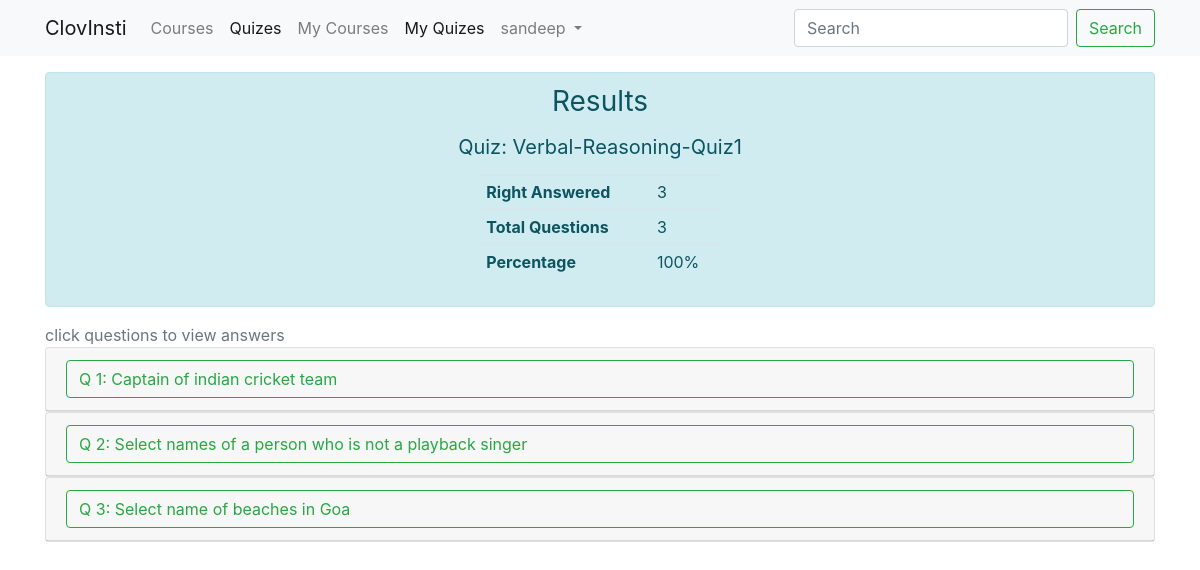
/quiz/2/result (signed in), run on the app's committed database.
### courses/models.py (models this page shows, shortened)
class Quiz(models.Model):
    title = models.CharField(max_length=1024)
    description = models.TextField()
    image = models.ImageField(upload_to=upload_image_path, null=True, blank=True)
    course_detail = models.ForeignKey(CourseDetail,on_delete=models.CASCADE)
    totalQuestion =   models.IntegerField(blank=True, default=0)

class QuizDetail(models.Model):
    question =   models.CharField(max_length=1024)
    choices  =   models.TextField()
    mcq      =   models.BooleanField(default=False)
    answer   =   models.CharField(max_length=16)
    quiz     =   models.ForeignKey(Quiz,on_delete=models.CASCADE)
    questionNo = models.IntegerField()

### courses/views.py (the view)
# urls.py: path("quiz/<slug:quizid>/result",QuizResult.as_view(),name='quiz_result'),
class QuizResult(LoginRequiredMixin, DetailView):
    login_url = '/login'
    template_name="quizes/result.html"
    def get_context_data(self, **kwargs):
        context = super().get_context_data(**kwargs)
        context['brand_name'] = settings.brand_name
        context['title'] = "Quiz result"
        return context
    def get_object(self, *args, **kwargs):
        quizid = self.kwargs.get('quizid')
        print("prepareResult============")
        quiz=Quiz.objects.get(id=quizid)
        try:
            userQuiz = UserQuiz.objects.get(user=self.request.user, quiz=quiz)
            userQuiz.competionStatus = UserQuiz.COMPLETIONSTATUS_COMPLETED
            userQuiz.save()
        except UserQuiz.DoesNotExist:
            raise Http404("User has not answered the quiz yet!")
        questions = QuizDetail.objects.filter(quiz=quiz)
        quiz.totalQuestion = questions.count()
        quiz.save()
        print("pr0")
        quizResult = dict(name=quiz.title,
                        totalQuestions=quiz.totalQuestion,
                        correctAnswers=0,
                        questionDetail=list())
        for question in questions:
            try:
                ans = UserAnswer.objects.get(user=self.request.user, qid=question)
            except UserAnswer.DoesNotExist:
                continue
            singleResult = dict()
            print("pr1")
            singleResult['question'] = question.question
            singleResult['qno'] = question.questionNo
            singleResult['mcq'] = question.mcq
            singleResult['choices'] = list()
            singleResult['isCorrectAns'] = True
            print("pr2")
            choices = question.choices.split(';')
            print("pr3")
            expectedAns = sorted(question.answer.split(';'))
            print("pr4")
            for choice in choices:
                singleResult['choices'].append(dict(choice=choice, actual=False, expected=False))
            actualAns = json.loads(ans.answer)
            print(f"actualAns: {actualAns} ans.answer {ans.answer}")
            print(f"pr5 len(expectedAns) {len(expectedAns)} len(actualAns) {len(actualAns)}")
            i=0
            while( i < len(expectedAns) and i < len(actualAns)):
                print(f"pr6  {i} {int(expectedAns[i])-1} {int(actualAns[i])-1}")
                singleResult['choices'][int(expectedAns[i])-1]['expected'] = True
                print("pr6.1")
                singleResult['choices'][int(actualAns[i])-1]['actual'] = True
                print("pr6.2")
                if(expectedAns[i] != actualAns[i]):
                    print("pr6.3")
                    singleResult['isCorrectAns'] = False
                print("pr6.4")
                i+=1
            while(i < len(expectedAns)):
                singleResult['choices'][int(expectedAns[i])-1]['expected'] = True
                singleResult['isCorrectAns'] = False
                print("pr7")
                i+=1
            while(i < len(actualAns)):
                singleResult['choices'][int(actualAns[i])-1]['actual'] = True
                singleResult['isCorrectAns'] = False
                print("pr8")
                i+=1
            if(singleResult['isCorrectAns']):
                quizResult['correctAnswers'] +=1
            quizResult['questionDetail'].append(singleResult)
        print("quiz result ==================================")
        print(quizResult)
        return quizResult

### courses/templatetags/define.py (called while the page is built)
@register.simple_tag
def define(val=None):
  return val

@register.simple_tag
def percentage(part, whole):
    try:
        return "%d%%" % (float(part) / whole * 100)
    except (ValueError, ZeroDivisionError):
        return ""

### courses/templates/quizes/result.html (shortened to what this page needs)
{% extends 'base.html' %}
{% load define %}
{%block content%}
<div class="container">
        <div class="alert alert-info" role="alert">
            <p class="h3 mb-3 font-weight-normal text-center">Results</p>
            <p class="h5 mb-3 font-weight-normal text-center">Quiz: {{object.name}}</p>
            <div class="col-3 mx-auto">
                <table class="table table-sm">
                    <tbody>
                        <tr>
                            <th scope="row">Right Answered</th>
                            <td>{{object.correctAnswers}}</td>
                        </tr>
                        <tr>
                            <th scope="row">Total Questions</th>
                            <td>{{object.totalQuestions}}</td>
                        </tr>
                        <tr>
                            <th scope="row">Percentage</th>
                            <td>{% percentage object.correctAnswers object.totalQuestions %}</td>
                        </tr>
                    </tbody>
                </table>
            </div>
        </div>
        <span class="text-left text-secondary">click questions to view answers</span>
        {% for singleResult in object.questionDetail %}
        {% if singleResult.isCorrectAns %}
            {% define "btn-outline-success" as questionColor %}
        {%else%}
            {% define "btn-outline-danger" as questionColor %}
        {% endif %}
        {% define forloop.counter as loopCounter %}
        <div class="card">
            <div class="card-header " id="headingOne">
            <h5 class="mb-0 ">
                <button class="btn {{questionColor}} col-12 text-left" data-toggle="collapse" data-target="#ansCard{{loopCounter}}" aria-expanded="true" aria-controls="collapseOne">
                Q {{singleResult.qno}}: {{singleResult.question}}
                </button>
            </h5>
            </div>
                    {% if singleResult.mcq != True %}
                        {% define "radio" as inputType %}
                    {%else%}
                        {% define "checkbox" as inputType %}
                    {% endif %}
        </div>
        {% endfor %}
    </div>
{% endblock %}

### templates/base/navbar.html (shortened to what this page needs)
{% url 'course_list' as home_url %}
{% url 'quiz_course_list' as quiz_url %}
{% url 'quiz_attempted' as quiz_attempted_url %}
{% url 'courses_studing' as course_studing_url %}
<nav class="navbar navbar-expand-lg navbar-light bg-light mb-3">
    <div class="container">
        <a class="navbar-brand" href="{{home_url}}">{{brand}}</a>
        <div class="collapse navbar-collapse" id="navbarSupportedContent">
        <ul class="navbar-nav mr-auto">
            <li class="nav-item">
            <a class="nav-link {% if 'courses' in request.path %}active{% endif %}" href="{{home_url}}">Courses<span class="sr-only">(current)</span></a>
            </li>
            <li class="nav-item">
             <a class="nav-link {% if 'quiz' in request.path %}active{% endif %}" href="{{quiz_url}}">Quizes</a>
            </li>
            {% if request.user.is_authenticated %}
            <li class="nav-item">
                    <a class="nav-link {% if 'studing' in request.path %}active{% endif %}" href="{{course_studing_url}}">My Courses</a>
                </li>
            <li class="nav-item">
                <a class="nav-link {% if 'result' in request.path %}active{% endif %}" href="{{quiz_attempted_url}}">My Quizes</a>
            </li>
            <li class="nav-item dropdown">
                <a class="nav-link dropdown-toggle" href="#" id="navbarDropdown" role="button" data-toggle="dropdown" aria-haspopup="true" aria-expanded="false">
                    {{request.user.username}}
                </a>
            </li>
            {% endif %}
        </ul>
        <form class="form-inline my-2 my-lg-0">
            <input class="form-control mr-sm-2" type="search" placeholder="Search" aria-label="Search">
            <button class="btn btn-outline-success my-2 my-sm-0" type="submit">Search</button>
        </form>
        </div>
    </div>
</nav>

### data on the page
Quiz: name "Verbal-Reasoning-Quiz1"
QuizDetail: question "Captain of indian cricket team"
QuizDetail: question "Select names of a person who is not a playback singer"
QuizDetail: question "Select name of beaches in Goa"

### other printed values
{{ brand }} "ClovInsti"
{{ request.user.username }} "sandeep"
{{ object.correctAnswers }} "3"
{{ object.totalQuestions }} "3"
{{ singleResult.qno }} "1" "2" "3"
